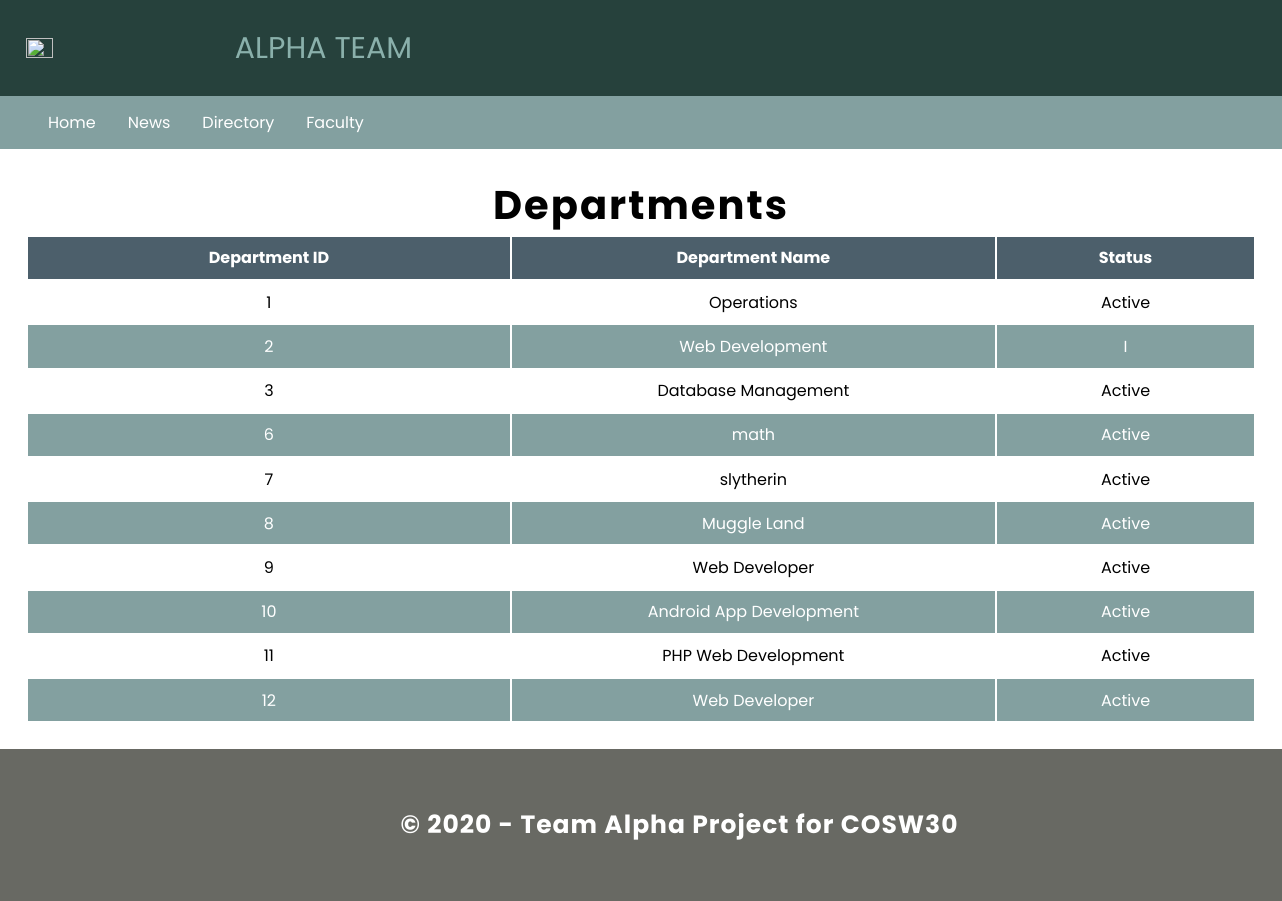
Screenshot of /faculty-departments.php with the database file from the repository.
### tables this page shows
CREATE TABLE `DEPARTMENTS` (
  `department_id` int(11) NOT NULL,
  `department_name` varchar(30) NOT NULL,
  `degree_certificate` varchar(55) NOT NULL,
  `user_id` int(11) NOT NULL,
  `status` varchar(15) NOT NULL DEFAULT 'Active'
);

### faculty-departments.php (the view, shortened to what this page needs)
<?php
include 'faculty-header.php';
?>
<main>
<?php
require('mysqli_connect.php');
echo "<h1>Departments</h1>";
$query = "SELECT * FROM DEPARTMENTS";
$result = mysqli_query($connection, $query);
echo "<table><thead><td class='center'>Department ID</td><td>Department Name</td><td>Status</td></thead>";
while ($row = mysqli_fetch_assoc($result)) {
echo "<tr><td class='center'>" . $row['department_id'] . "</td><td>" . $row['department_name'] . "</td><td>" . $row['status'] . "</td></tr>";
}
echo "</table>";
?>
</main>
<?php
include 'faculty-footer.php';
?>
</body>
</html>

### assets-user.css (style rules this page uses)
* { padding: 0px; margin: 0px; font-family: 'Poppins', serif; }
main { margin:2% 2%; }
h1 { text-align:center; font-size:2.5em; letter-spacing: 2; }
table { text-align: center; width: 100%; border:none; }
thead { text-align: center; background-color: #4C5F6B; color: #ffffff; }
tr:nth-child(even) { background-color: #83A0A0; color: #ffffff; }
td { padding: .7%; max-width: 100px; overflow: hidden; text-overflow: ellipsis; white-space: nowrap; }
thead { font-weight: bold; }
.center { text-align:center; }

### rows the page displays
departments: department_id "1", department_name "Operations", status "Active"
departments: department_id "2", department_name "Web Development", status "I"
departments: department_id "3", department_name "Database Management", status "Active"
departments: department_id "6", department_name "math", status "Active"
departments: department_id "7", department_name "slytherin", status "Active"
departments: department_id "8", department_name "Muggle Land", status "Active"
departments: department_id "9", department_name "Web Developer", status "Active"
departments: department_id "10", department_name "Android App Development", status "Active"
departments: department_id "11", department_name "PHP Web Development", status "Active"
departments: department_id "12", department_name "Web Developer", status "Active"

### other values shown
date(Y) "2020"
